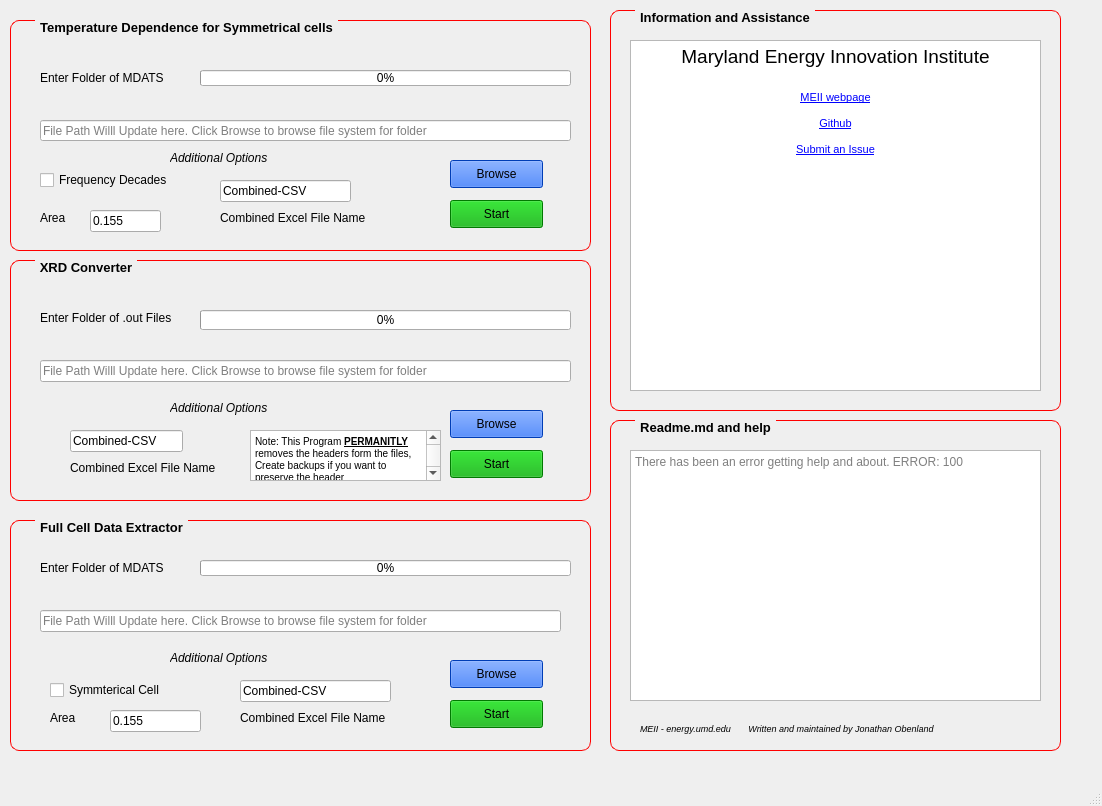
<?xml version="1.0" encoding="UTF-8"?>
<ui version="4.0">
 <class>MainWindow</class>
 <widget class="QMainWindow" name="MainWindow">
  <property name="geometry">
   <rect>
    <x>0</x>
    <y>0</y>
    <width>1102</width>
    <height>806</height>
   </rect>
  </property>
  <property name="windowTitle">
   <string>Data Helper  -- Version 1.0.0</string>
  </property>
  <property name="windowIcon">
   <iconset>
    <normaloff>Assets/data-mining.png</normaloff>Assets/data-mining.png</iconset>
  </property>
  <property name="styleSheet">
   <string notr="true">
QGroupBox {
    border: 1px solid red;
    border-radius: 9px;
    margin-top: 0.5em;
}

QGroupBox::title {
    subcontrol-origin: margin;
	size: 40px;
    left: 25px;
    padding: 0 3px 0 3px;
}

QScrollArea {
    border: 1px solid red;
    border-radius: 1px;
    margin-top: 0.5em;
}
</string>
  </property>
  <widget class="QWidget" name="centralwidget">
   <widget class="QGroupBox" name="groupBox">
    <property name="geometry">
     <rect>
      <x>10</x>
      <y>20</y>
      <width>581</width>
      <height>231</height>
     </rect>
    </property>
    <property name="font">
     <font>
      <pointsize>10</pointsize>
      <weight>75</weight>
      <bold>true</bold>
      <underline>false</underline>
     </font>
    </property>
    <property name="title">
     <string>Temperature Dependence for Symmetrical cells</string>
    </property>
    <widget class="QPushButton" name="tdStart">
     <property name="geometry">
      <rect>
       <x>440</x>
       <y>180</y>
       <width>93</width>
       <height>28</height>
      </rect>
     </property>
     <property name="styleSheet">
      <string notr="true">background-color: rgb(0, 170, 0);</string>
     </property>
     <property name="text">
      <string>Start</string>
     </property>
    </widget>
    <widget class="QLabel" name="label_2">
     <property name="geometry">
      <rect>
       <x>30</x>
       <y>50</y>
       <width>151</width>
       <height>16</height>
      </rect>
     </property>
     <property name="font">
      <font>
       <weight>50</weight>
       <bold>false</bold>
      </font>
     </property>
     <property name="text">
      <string>Enter Folder of MDATS</string>
     </property>
    </widget>
    <widget class="QLineEdit" name="tdFileText">
     <property name="geometry">
      <rect>
       <x>30</x>
       <y>100</y>
       <width>531</width>
       <height>21</height>
      </rect>
     </property>
     <property name="placeholderText">
      <string>File Path Willl Update here. Click Browse to browse file system for folder</string>
     </property>
    </widget>
    <widget class="QPushButton" name="tdBrowse">
     <property name="geometry">
      <rect>
       <x>440</x>
       <y>140</y>
       <width>93</width>
       <height>28</height>
      </rect>
     </property>
     <property name="styleSheet">
      <string notr="true">background-color: rgb(0, 85, 255);</string>
     </property>
     <property name="text">
      <string>Browse</string>
     </property>
    </widget>
    <widget class="QLabel" name="label_6">
     <property name="geometry">
      <rect>
       <x>160</x>
       <y>130</y>
       <width>131</width>
       <height>16</height>
      </rect>
     </property>
     <property name="font">
      <font>
       <italic>true</italic>
      </font>
     </property>
     <property name="text">
      <string>Additional Options</string>
     </property>
    </widget>
    <widget class="QCheckBox" name="decadesTDCheck">
     <property name="geometry">
      <rect>
       <x>30</x>
       <y>150</y>
       <width>141</width>
       <height>20</height>
      </rect>
     </property>
     <property name="text">
      <string>Frequency Decades</string>
     </property>
    </widget>
    <widget class="QLineEdit" name="tDArea">
     <property name="geometry">
      <rect>
       <x>80</x>
       <y>190</y>
       <width>71</width>
       <height>22</height>
      </rect>
     </property>
     <property name="text">
      <string>0.155</string>
     </property>
    </widget>
    <widget class="QLabel" name="label">
     <property name="geometry">
      <rect>
       <x>30</x>
       <y>190</y>
       <width>41</width>
       <height>16</height>
      </rect>
     </property>
     <property name="text">
      <string>Area</string>
     </property>
    </widget>
    <widget class="QLineEdit" name="tdCombine">
     <property name="geometry">
      <rect>
       <x>210</x>
       <y>160</y>
       <width>131</width>
       <height>22</height>
      </rect>
     </property>
     <property name="text">
      <string>Combined-CSV</string>
     </property>
    </widget>
    <widget class="QLabel" name="label_5">
     <property name="geometry">
      <rect>
       <x>210</x>
       <y>190</y>
       <width>181</width>
       <height>16</height>
      </rect>
     </property>
     <property name="text">
      <string>Combined Excel File Name</string>
     </property>
    </widget>
    <widget class="QProgressBar" name="progressBar">
     <property name="geometry">
      <rect>
       <x>190</x>
       <y>50</y>
       <width>371</width>
       <height>16</height>
      </rect>
     </property>
     <property name="maximum">
      <number>100</number>
     </property>
     <property name="value">
      <number>0</number>
     </property>
    </widget>
   </widget>
   <widget class="QGroupBox" name="groupBox_2">
    <property name="geometry">
     <rect>
      <x>10</x>
      <y>260</y>
      <width>581</width>
      <height>241</height>
     </rect>
    </property>
    <property name="font">
     <font>
      <pointsize>10</pointsize>
      <weight>75</weight>
      <bold>true</bold>
     </font>
    </property>
    <property name="title">
     <string>XRD Converter</string>
    </property>
    <widget class="QPushButton" name="xrdStart">
     <property name="geometry">
      <rect>
       <x>440</x>
       <y>190</y>
       <width>93</width>
       <height>28</height>
      </rect>
     </property>
     <property name="styleSheet">
      <string notr="true">background-color: rgb(0, 170, 0);</string>
     </property>
     <property name="text">
      <string>Start</string>
     </property>
    </widget>
    <widget class="QLabel" name="label_3">
     <property name="geometry">
      <rect>
       <x>30</x>
       <y>50</y>
       <width>151</width>
       <height>16</height>
      </rect>
     </property>
     <property name="text">
      <string>Enter Folder of .out Files</string>
     </property>
    </widget>
    <widget class="QLineEdit" name="xrdFileText">
     <property name="geometry">
      <rect>
       <x>30</x>
       <y>100</y>
       <width>531</width>
       <height>22</height>
      </rect>
     </property>
     <property name="placeholderText">
      <string>File Path Willl Update here. Click Browse to browse file system for folder</string>
     </property>
    </widget>
    <widget class="QPushButton" name="xrdBrowse">
     <property name="geometry">
      <rect>
       <x>440</x>
       <y>150</y>
       <width>93</width>
       <height>28</height>
      </rect>
     </property>
     <property name="styleSheet">
      <string notr="true">background-color: rgb(0, 85, 255);</string>
     </property>
     <property name="text">
      <string>Browse</string>
     </property>
    </widget>
    <widget class="QLabel" name="label_7">
     <property name="geometry">
      <rect>
       <x>160</x>
       <y>140</y>
       <width>131</width>
       <height>16</height>
      </rect>
     </property>
     <property name="font">
      <font>
       <italic>true</italic>
      </font>
     </property>
     <property name="text">
      <string>Additional Options</string>
     </property>
    </widget>
    <widget class="QProgressBar" name="xrdProgress">
     <property name="geometry">
      <rect>
       <x>190</x>
       <y>50</y>
       <width>371</width>
       <height>20</height>
      </rect>
     </property>
     <property name="value">
      <number>0</number>
     </property>
    </widget>
    <widget class="QTextEdit" name="textEdit">
     <property name="geometry">
      <rect>
       <x>240</x>
       <y>170</y>
       <width>191</width>
       <height>51</height>
      </rect>
     </property>
     <property name="html">
      <string>&lt;!DOCTYPE HTML PUBLIC &quot;-//W3C//DTD HTML 4.0//EN&quot; &quot;http://www.w3.org/TR/REC-html40/strict.dtd&quot;&gt;
&lt;html&gt;&lt;head&gt;&lt;meta name=&quot;qrichtext&quot; content=&quot;1&quot; /&gt;&lt;style type=&quot;text/css&quot;&gt;
p, li { white-space: pre-wrap; }
&lt;/style&gt;&lt;/head&gt;&lt;body style=&quot; font-family:'MS Shell Dlg 2'; font-size:7.8pt; font-weight:400; font-style:normal;&quot;&gt;
&lt;p style=&quot; margin-top:0px; margin-bottom:0px; margin-left:0px; margin-right:0px; -qt-block-indent:0; text-indent:0px;&quot;&gt;Note: This Program &lt;span style=&quot; font-weight:600; text-decoration: underline;&quot;&gt;PERMANITLY&lt;/span&gt; removes the headers form the files, Create backups if you want to preserve the header&lt;/p&gt;&lt;/body&gt;&lt;/html&gt;</string>
     </property>
    </widget>
    <widget class="QLineEdit" name="xrdCombined">
     <property name="geometry">
      <rect>
       <x>60</x>
       <y>170</y>
       <width>113</width>
       <height>22</height>
      </rect>
     </property>
     <property name="text">
      <string>Combined-CSV</string>
     </property>
    </widget>
    <widget class="QLabel" name="label_9">
     <property name="geometry">
      <rect>
       <x>60</x>
       <y>200</y>
       <width>181</width>
       <height>16</height>
      </rect>
     </property>
     <property name="text">
      <string>Combined Excel File Name</string>
     </property>
    </widget>
   </widget>
   <widget class="QGroupBox" name="groupBox_3">
    <property name="geometry">
     <rect>
      <x>10</x>
      <y>520</y>
      <width>581</width>
      <height>231</height>
     </rect>
    </property>
    <property name="font">
     <font>
      <pointsize>10</pointsize>
      <weight>75</weight>
      <bold>true</bold>
     </font>
    </property>
    <property name="title">
     <string>Full Cell Data Extractor</string>
    </property>
    <widget class="QPushButton" name="fcStart">
     <property name="geometry">
      <rect>
       <x>440</x>
       <y>180</y>
       <width>93</width>
       <height>28</height>
      </rect>
     </property>
     <property name="styleSheet">
      <string notr="true">background-color: rgb(0, 170, 0);</string>
     </property>
     <property name="text">
      <string>Start</string>
     </property>
    </widget>
    <widget class="QLabel" name="label_4">
     <property name="geometry">
      <rect>
       <x>30</x>
       <y>40</y>
       <width>151</width>
       <height>16</height>
      </rect>
     </property>
     <property name="text">
      <string>Enter Folder of MDATS</string>
     </property>
    </widget>
    <widget class="QLineEdit" name="xrdFileText_2">
     <property name="geometry">
      <rect>
       <x>30</x>
       <y>90</y>
       <width>521</width>
       <height>22</height>
      </rect>
     </property>
     <property name="placeholderText">
      <string>File Path Willl Update here. Click Browse to browse file system for folder</string>
     </property>
    </widget>
    <widget class="QPushButton" name="fcBrowse">
     <property name="geometry">
      <rect>
       <x>440</x>
       <y>140</y>
       <width>93</width>
       <height>28</height>
      </rect>
     </property>
     <property name="styleSheet">
      <string notr="true">background-color: rgb(0, 85, 255);</string>
     </property>
     <property name="text">
      <string>Browse</string>
     </property>
    </widget>
    <widget class="QLabel" name="label_8">
     <property name="geometry">
      <rect>
       <x>160</x>
       <y>130</y>
       <width>131</width>
       <height>16</height>
      </rect>
     </property>
     <property name="font">
      <font>
       <italic>true</italic>
      </font>
     </property>
     <property name="text">
      <string>Additional Options</string>
     </property>
    </widget>
    <widget class="QProgressBar" name="fcProgress">
     <property name="geometry">
      <rect>
       <x>190</x>
       <y>40</y>
       <width>371</width>
       <height>16</height>
      </rect>
     </property>
     <property name="value">
      <number>0</number>
     </property>
    </widget>
    <widget class="QCheckBox" name="symmCellCheck">
     <property name="geometry">
      <rect>
       <x>40</x>
       <y>160</y>
       <width>131</width>
       <height>20</height>
      </rect>
     </property>
     <property name="text">
      <string>Symmterical Cell</string>
     </property>
    </widget>
    <widget class="QLineEdit" name="fcArea">
     <property name="geometry">
      <rect>
       <x>100</x>
       <y>190</y>
       <width>91</width>
       <height>22</height>
      </rect>
     </property>
     <property name="text">
      <string>0.155</string>
     </property>
    </widget>
    <widget class="QLabel" name="label_11">
     <property name="geometry">
      <rect>
       <x>40</x>
       <y>190</y>
       <width>55</width>
       <height>16</height>
      </rect>
     </property>
     <property name="text">
      <string>Area</string>
     </property>
    </widget>
    <widget class="QLineEdit" name="fcCombine">
     <property name="geometry">
      <rect>
       <x>230</x>
       <y>160</y>
       <width>151</width>
       <height>22</height>
      </rect>
     </property>
     <property name="text">
      <string>Combined-CSV</string>
     </property>
    </widget>
    <widget class="QLabel" name="label_12">
     <property name="geometry">
      <rect>
       <x>230</x>
       <y>190</y>
       <width>161</width>
       <height>16</height>
      </rect>
     </property>
     <property name="text">
      <string>Combined Excel File Name</string>
     </property>
    </widget>
   </widget>
   <widget class="QGroupBox" name="groupBox_4">
    <property name="geometry">
     <rect>
      <x>610</x>
      <y>420</y>
      <width>451</width>
      <height>331</height>
     </rect>
    </property>
    <property name="font">
     <font>
      <pointsize>10</pointsize>
      <weight>75</weight>
      <bold>true</bold>
     </font>
    </property>
    <property name="title">
     <string>Readme.md and help</string>
    </property>
    <widget class="QLabel" name="label_10">
     <property name="geometry">
      <rect>
       <x>30</x>
       <y>300</y>
       <width>461</width>
       <height>16</height>
      </rect>
     </property>
     <property name="font">
      <font>
       <pointsize>7</pointsize>
       <italic>true</italic>
      </font>
     </property>
     <property name="text">
      <string>MEII - energy.umd.edu       Written and maintained by Jonathan Obenland</string>
     </property>
    </widget>
    <widget class="QTextBrowser" name="textBrowser">
     <property name="geometry">
      <rect>
       <x>20</x>
       <y>30</y>
       <width>411</width>
       <height>251</height>
      </rect>
     </property>
     <property name="html">
      <string>&lt;!DOCTYPE HTML PUBLIC &quot;-//W3C//DTD HTML 4.0//EN&quot; &quot;http://www.w3.org/TR/REC-html40/strict.dtd&quot;&gt;
&lt;html&gt;&lt;head&gt;&lt;meta name=&quot;qrichtext&quot; content=&quot;1&quot; /&gt;&lt;style type=&quot;text/css&quot;&gt;
p, li { white-space: pre-wrap; }
&lt;/style&gt;&lt;/head&gt;&lt;body style=&quot; font-family:'MS Shell Dlg 2'; font-size:7.8pt; font-weight:400; font-style:normal;&quot;&gt;
&lt;p style=&quot;-qt-paragraph-type:empty; margin-top:0px; margin-bottom:0px; margin-left:0px; margin-right:0px; -qt-block-indent:0; text-indent:0px;&quot;&gt;&lt;br /&gt;&lt;/p&gt;&lt;/body&gt;&lt;/html&gt;</string>
     </property>
     <property name="placeholderText">
      <string>There has been an error getting help and about. ERROR: 100</string>
     </property>
    </widget>
   </widget>
   <widget class="QGroupBox" name="groupBox_5">
    <property name="geometry">
     <rect>
      <x>610</x>
      <y>10</y>
      <width>451</width>
      <height>401</height>
     </rect>
    </property>
    <property name="font">
     <font>
      <pointsize>10</pointsize>
      <weight>75</weight>
      <bold>true</bold>
     </font>
    </property>
    <property name="title">
     <string>Information and Assistance</string>
    </property>
    <widget class="QTextBrowser" name="textBrowser_2">
     <property name="geometry">
      <rect>
       <x>20</x>
       <y>30</y>
       <width>411</width>
       <height>351</height>
      </rect>
     </property>
     <property name="html">
      <string>&lt;!DOCTYPE HTML PUBLIC &quot;-//W3C//DTD HTML 4.0//EN&quot; &quot;http://www.w3.org/TR/REC-html40/strict.dtd&quot;&gt;
&lt;html&gt;&lt;head&gt;&lt;meta name=&quot;qrichtext&quot; content=&quot;1&quot; /&gt;&lt;style type=&quot;text/css&quot;&gt;
p, li { white-space: pre-wrap; }
&lt;/style&gt;&lt;/head&gt;&lt;body style=&quot; font-family:'MS Shell Dlg 2'; font-size:7.8pt; font-weight:400; font-style:normal;&quot;&gt;
&lt;p align=&quot;center&quot; style=&quot; margin-top:0px; margin-bottom:0px; margin-left:0px; margin-right:0px; -qt-block-indent:0; text-indent:0px;&quot;&gt;&lt;span style=&quot; font-size:14pt;&quot;&gt;Maryland Energy Innovation Institute&lt;/span&gt;&lt;/p&gt;
&lt;p align=&quot;center&quot; style=&quot;-qt-paragraph-type:empty; margin-top:0px; margin-bottom:0px; margin-left:0px; margin-right:0px; -qt-block-indent:0; text-indent:0px; font-size:14pt; vertical-align:super;&quot;&gt;&lt;br /&gt;&lt;/p&gt;
&lt;p align=&quot;center&quot; style=&quot; margin-top:0px; margin-bottom:0px; margin-left:0px; margin-right:0px; -qt-block-indent:0; text-indent:0px;&quot;&gt;&lt;a href=&quot;energy.umd.edu&quot;&gt;&lt;span style=&quot; font-size:8pt; text-decoration: underline; color:#0000ff;&quot;&gt;MEII webpage&lt;/span&gt;&lt;/a&gt;&lt;/p&gt;
&lt;p align=&quot;center&quot; style=&quot;-qt-paragraph-type:empty; margin-top:0px; margin-bottom:0px; margin-left:0px; margin-right:0px; -qt-block-indent:0; text-indent:0px; font-size:8pt; text-decoration: underline; color:#0000ff;&quot;&gt;&lt;br /&gt;&lt;/p&gt;
&lt;p align=&quot;center&quot; style=&quot; margin-top:0px; margin-bottom:0px; margin-left:0px; margin-right:0px; -qt-block-indent:0; text-indent:0px;&quot;&gt;&lt;a href=&quot;github.com/jobenland&quot;&gt;&lt;span style=&quot; font-size:8pt; text-decoration: underline; color:#0000ff;&quot;&gt;Github&lt;/span&gt;&lt;/a&gt;&lt;/p&gt;
&lt;p align=&quot;center&quot; style=&quot;-qt-paragraph-type:empty; margin-top:0px; margin-bottom:0px; margin-left:0px; margin-right:0px; -qt-block-indent:0; text-indent:0px; font-size:8pt; text-decoration: underline; color:#0000ff;&quot;&gt;&lt;br /&gt;&lt;/p&gt;
&lt;p align=&quot;center&quot; style=&quot; margin-top:0px; margin-bottom:0px; margin-left:0px; margin-right:0px; -qt-block-indent:0; text-indent:0px;&quot;&gt;&lt;a href=&quot;github.com/jobenland&quot;&gt;&lt;span style=&quot; font-size:8pt; text-decoration: underline; color:#0000ff;&quot;&gt;Submit an Issue&lt;/span&gt;&lt;/a&gt;&lt;/p&gt;&lt;/body&gt;&lt;/html&gt;</string>
     </property>
    </widget>
   </widget>
  </widget>
  <widget class="QMenuBar" name="menubar">
   <property name="geometry">
    <rect>
     <x>0</x>
     <y>0</y>
     <width>1102</width>
     <height>26</height>
    </rect>
   </property>
  </widget>
  <widget class="QStatusBar" name="statusbar"/>
 </widget>
 <resources/>
 <connections/>
</ui>
